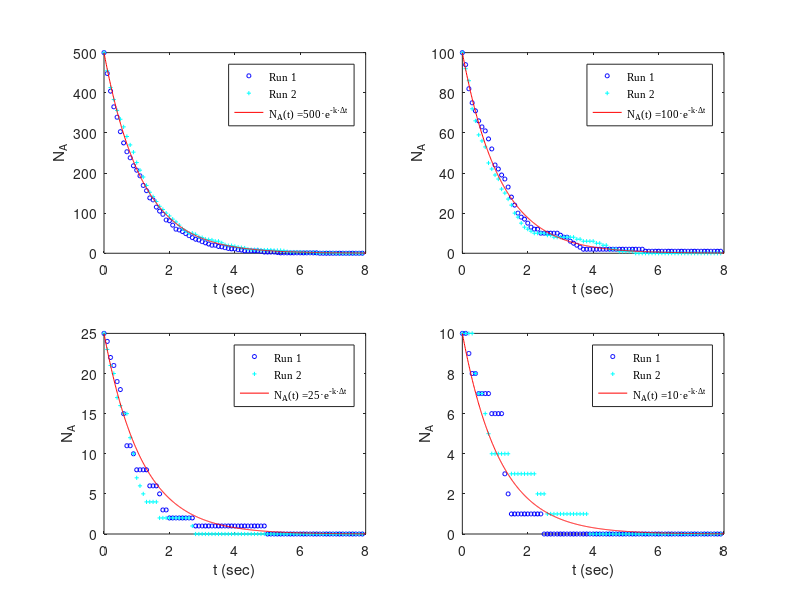

This chart was generated by the following MATLAB code:
%  A --> B
% Simulating 1st order kinetics. Considering individual agents.
% This script prepares the figure for inserting into the report. 

% Author: Alex Plakantonakis,   Copyright (c) 2019
% License: GNU GPLv3

clear;       tic;
    
lambda = 0.8;                   k = log(2)/lambda;
totalTime = 8;             % Simulation time (sec)
dt = 1/10;                  % Constant (fixed) time step increment (sec)
agents = [500 100 25 10];   % size(agents,2) must be even!

if exist('dt') == 1         
    t_steps = totalTime / dt;
else
    t_steps = 1200;             % empirically chosen value (for lambda = 0.8)
end
figure('Position',[1 1 800 800]);

for a=1:size(agents,2)
    
    S = zeros(2,t_steps);               S(:,1) = agents(a);
    
    for b = 1:2                 % Do 2 runs of each simulation
    
        A = ones(t_steps,agents(a));          
        time = zeros(1,t_steps);
        P = zeros(1,t_steps);

        for t = 2:t_steps
    %         dt = 1 / (k*S(t-1));            % Variable time step increment
        %     dt = exprnd(1/(k*S(t-1)));   % Exponentially-distributed time step increment
            time(t) = time(t-1) + dt;      
            for i = 1:size(A,2)
                if A(t,i) == 1                      % if agent is still alive
                    P(t) = 1 - 2^(-dt/lambda);      % P from integrated rate law
        %             P(t) = k*dt;                  % P from differential rate law
                    if rand < P(t)                  % **check probability condition**
                        A(t,i) = 0;                 % agent dies
                        for w = t+1:t_steps
                            A(w,i) = 0;             % mark agent dead for rest of time
                        end
                    end
                end
            end
            S(b,t) = sum(A(t,:));
        end
        clear t w i;
    end
    
    subplot(size(agents,2)/2,size(agents,2)/2,a);
%     k_est = FitCurve_exp_FixA_g(time',S',agents(a));
    plot(time,S(1,:),'ob','MarkerSize',3);                  hold on;
    plot(time,S(2,:),'+c','MarkerSize',3);
    x = 0:0.01:totalTime;        y = agents(a) * exp(-k*x);
    plot(x,y,'r');
    xlabel('t (sec)');           ylabel('N_A'); 
    hleg = legend('Run 1','Run 2',['N_A(t) =' num2str(agents(a)) '\cdote^{-k\cdot\Deltat}']);
    set(hleg,'FontName','Times New Roman','FontSize',8','Location','NorthEast');
    axis('tight');               hold off;

end

toc
